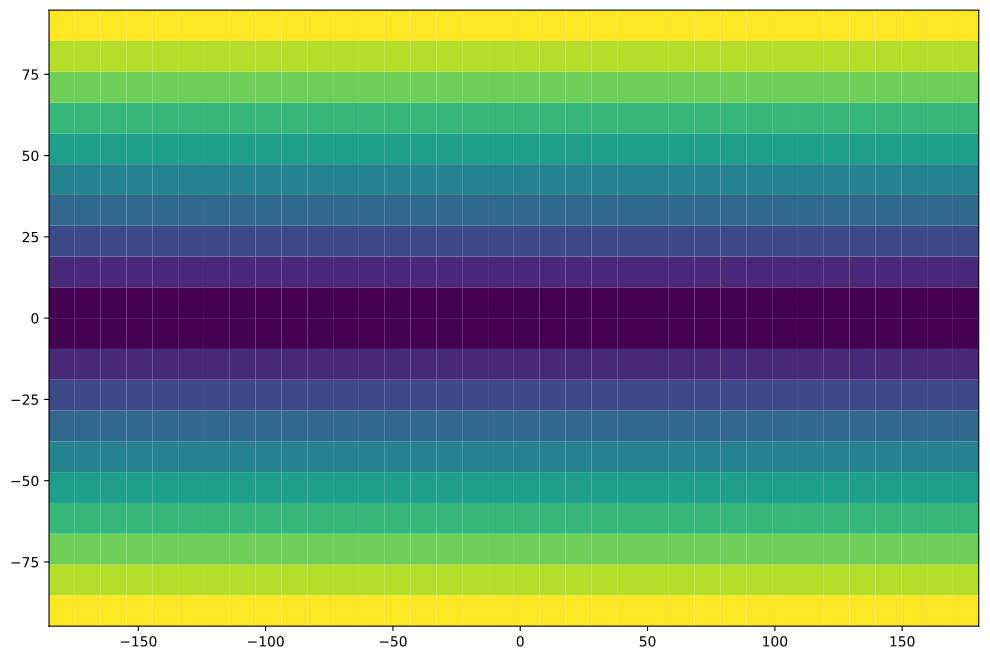

Recreate this plot in Python.
import pyarts3 as pyarts
import numpy as np

# Create a geographic field
lats = pyarts.arts.LatGrid(np.linspace(-90, 90, 20))
lons = pyarts.arts.LonGrid(np.linspace(-180, 175, 36))
lon_mesh, lat_mesh = np.meshgrid(lons, lats)

# Example: distance from equator
data = pyarts.arts.Matrix(np.abs(lat_mesh))

field = pyarts.arts.GeodeticField2()
field.grids = (lats, lons)
field.data = data
field.dataname = "Distance from Equator"

pyarts.plots.GeodeticField2.plot(field)
